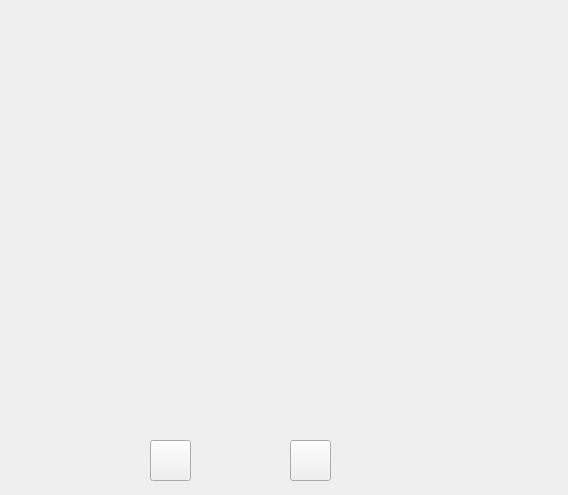
<?xml version="1.0" encoding="UTF-8"?>
<ui version="4.0">
 <class>bangzhu</class>
 <widget class="QWidget" name="bangzhu">
  <property name="geometry">
   <rect>
    <x>0</x>
    <y>0</y>
    <width>568</width>
    <height>495</height>
   </rect>
  </property>
  <property name="windowTitle">
   <string>Form</string>
  </property>
  <widget class="QPushButton" name="pushButton_1">
   <property name="geometry">
    <rect>
     <x>150</x>
     <y>440</y>
     <width>41</width>
     <height>41</height>
    </rect>
   </property>
   <property name="text">
    <string/>
   </property>
  </widget>
  <widget class="QPushButton" name="pushButton_2">
   <property name="geometry">
    <rect>
     <x>290</x>
     <y>440</y>
     <width>41</width>
     <height>41</height>
    </rect>
   </property>
   <property name="text">
    <string/>
   </property>
  </widget>
  <widget class="QLabel" name="label">
   <property name="geometry">
    <rect>
     <x>1</x>
     <y>4</y>
     <width>531</width>
     <height>451</height>
    </rect>
   </property>
   <property name="text">
    <string/>
   </property>
  </widget>
  <zorder>label</zorder>
  <zorder>pushButton_1</zorder>
  <zorder>pushButton_2</zorder>
 </widget>
 <resources/>
 <connections/>
</ui>
